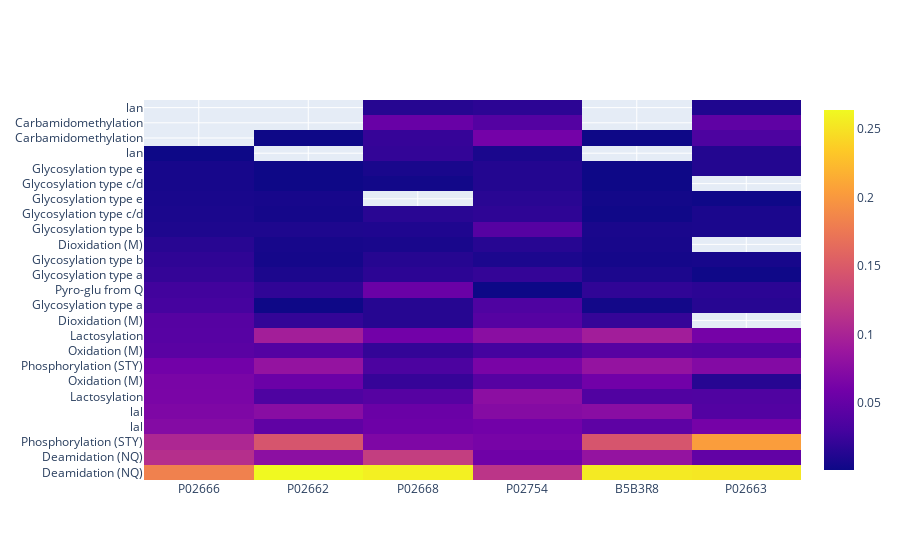

The notebook cell this image was saved under:
### Code cell
import plotly.express as px
import plotly.graph_objects as go

def df_to_plotly(df):
    return {'z': df.values.tolist(),
            'x': df.columns.tolist(),
            'y': df.index.tolist()}

#pd.options.plotting.backend = "plotly"
modPdNorm = pd.DataFrame(differentModificationsByProteinCountOver500Normalized)
fig = go.Figure(data=go.Heatmap(df_to_plotly(modPdNorm)))
fig.show()

### Figure 1 — Plotly figure (JSON) as saved in the notebook; plotly's stock layout.template omitted (floating-point values rounded to 4 significant figures; data arrays with more than 128 entries replaced by an {"elided": "..."} marker saying what was removed)
{"data": [{"type": "heatmap", "x": ["P02666", "P02662", "P02668", "P02754", "B5B3R8", "P02663"], "y": ["Deamidation (NQ)", " Deamidation (NQ)", "Phosphorylation (STY)", "lal", " lal", " Lactosylation", " Oxidation (M)", " Phosphorylation (STY)", "Oxidation (M)", "Lactosylation", " Dioxidation (M)", "Glycosylation type a", "Pyro-glu from Q", " Glycosylation type a", "Glycosylation type b", "Dioxidation (M)", " Glycosylation type b", " Glycosylation type c/d", "Glycosylation type e", "Glycosylation type c/d", " Glycosylation type e", "lan", "Carbamidomethylation", " Carbamidomethylation", " lan"], "z": {"elided": "25x6 float values"}}], "layout": {}}
